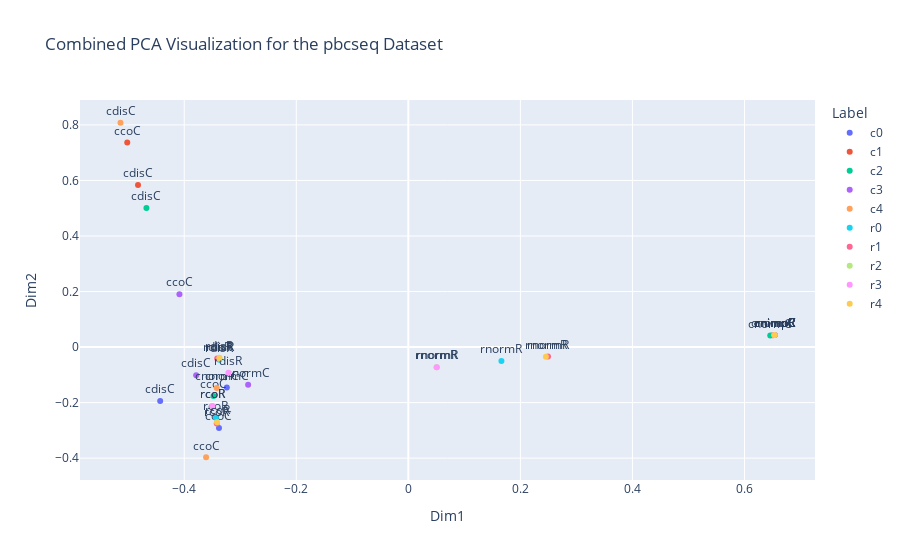

Notebook cell for this chart:
### Code cell
import json
import numpy as np
from sklearn.manifold import TSNE
import pandas as pd
import plotly.express as px
from sklearn.impute import SimpleImputer
import numpy as np
import pandas as pd
import matplotlib.pyplot as plt
from sklearn.decomposition import PCA
import json
from sklearn.impute import SimpleImputer
from collections import defaultdict
from collections import defaultdict
import json
import numpy as np
import pandas as pd
import plotly.express as px
from sklearn.impute import SimpleImputer
from sklearn.manifold import MDS
import plotly.express as px
from sklearn.impute import SimpleImputer
import numpy as np
import pandas as pd
import matplotlib.pyplot as plt
from sklearn.decomposition import PCA
import json
from sklearn.impute import SimpleImputer

# Load and process data for pc
file_path_pc = 'bestpipelines_mozilla_c.json'
with open(file_path_pc, 'r') as file:
    data_pc = json.load(file)


# Load and process data for pr
file_path_pr = 'bestpipelines_mozilla_r.json'
with open(file_path_pr, 'r') as file:
    data_pr = json.load(file)
    

def get_index_order_map(data, type):
    def sort_indices_by_value_r(arr):
        # Enumerate the array: [(index, value), ...]
        """
        indexed_arr = enumerate(arr)

        # Sort the enumerated array based on the value
        sorted_arr = sorted(indexed_arr, key=lambda x: x[1], reverse=True)

        r_abbr_index_mapping = {
        "normR" : 0,
        "coR" : 1,
        "disR" : 2
        }
        index_r_abbr_mapping = {value: key for key, value in r_abbr_index_mapping.items()}


    

        # Extract the indices from the sorted array
        indices = [index_r_abbr_mapping[index] for index, value in sorted_arr]

        return indices
        
        """

        maxval = arr[0]
        maxindex = 0

        for i, val in enumerate(arr):
            if val > maxval:
                maxval = val
                maxindex = i
        return maxindex
        

    def sort_indices_by_value_c(arr):
        # Enumerate the array: [(index, value), ...]
        """
        indexed_arr = enumerate(arr)

        # Sort the enumerated array based on the value
        sorted_arr = sorted(indexed_arr, key=lambda x: x[1], reverse=True)

        c_abbr_index_mapping = {
        "normC" : 0,
        "coC" : 1,
        "disC" : 2
        }
        index_c_abbr_mapping = {value: key for key, value in c_abbr_index_mapping.items()}


    

        # Extract the indices from the sorted array
        indices = [index_c_abbr_mapping[index] for index, value in sorted_arr]

        return indices
        """
        
    
        maxval = arr[0]
        maxindex = 0

        for i, val in enumerate(arr):
            if val > maxval:
                maxval = val
                maxindex = i
        return maxindex

    indexordermap = defaultdict(list)
    
    for i, arr in enumerate(data["alpha"]):
        
        for subarr in arr:
            if type == "r":
                indexordermap[i].append(sort_indices_by_value_r(subarr))
            else:
               
                indexordermap[i].append(sort_indices_by_value_c(subarr))
    return indexordermap




import json
import numpy as np
from sklearn.manifold import TSNE
import pandas as pd
import plotly.express as px
from sklearn.impute import SimpleImputer
import numpy as np
import pandas as pd
import matplotlib.pyplot as plt
from sklearn.decomposition import PCA
import json
from sklearn.impute import SimpleImputer
from collections import defaultdict

def flatten_list(nested_list):
    flattened = []
    for item in nested_list:
        if isinstance(item, list):
            flattened.extend(flatten_list(item))  # Recursively flatten the item if it is a list
        else:
            flattened.append(item)
    return flattened



def flatten_and_pad_list(nested_list, desired_length):
    flattened = []
    for item in nested_list:
        if isinstance(item, list):
            flattened.extend(item)
        else:
            flattened.append(item)
    
    # Pad the list if it's shorter than the desired length
    while len(flattened) < desired_length:
        flattened.append(0)
    
    return flattened

c_key_mapping = {
    "imputation.num_pc": "numerical imputation - classification",
    "imputation.cat_pc": "categorical imputation - classification",
    "nomralization.pc": "normalization - classification",  # Note: Check if 'nomralization.pc' is a typo. It might be 'normalization.pc'.
    "cleaning_outliers.pc": "cleaning outliers - classification",
    "discretization.pc": "discretization - classification",
    "pipeline.0.num_tf_prob_logits": "numerical imputation - classification",
    "pipeline.0.cat_tf_prob_logits": "categorical imputation - classification",
    "pipeline.1.tf_prob_logits": "normalization - classification",
    "pipeline.2.tf_prob_logits": "cleaning outliers - classification",
    "pipeline.3.tf_prob_logits": "discretization - classification"
   }

c_value_abbreviation_mapping = {
    "numerical imputation - classification": "nimpC",
    "categorical imputation - classification": "cimpC",
    "normalization - classification": "normC",
    "cleaning outliers - classification": "coC",
    "discretization - classification": "disC"
}


        
r_key_mapping = {
    "imputation.num_pc": "numerical imputation - regression",
    "imputation.cat_pc": "categorical imputation - regression",
    "nomralization.pc": "normalization - regression",  # Note: Check if 'nomralization.pc' is a typo. It might be 'normalization.pc'.
    "cleaning_outliers.pc": "cleaning outliers - regression",
    "discretization.pc": "discretization - regression",
    "pipeline.0.num_tf_prob_logits": "numerical imputation - regression",
    "pipeline.0.cat_tf_prob_logits": "categorical imputation - regression",
    "pipeline.1.tf_prob_logits": "normalization - regression",
    "pipeline.2.tf_prob_logits": "cleaning outliers - regression",
    "pipeline.3.tf_prob_logits": "discretization - regression"
}

r_value_abbreviation_mapping = {
    "numerical imputation - regression": "nimpR",
    "categorical imputation - regression": "cimpR",
    "normalization - regression": "normR",
    "cleaning outliers - regression": "coR",
    "discretization - regression": "disR"
}



def process_pc_data(data):
    processed_data = []
    labels = []
    point_labels = []  # New list for individual point labels
    max_length = 0
    
    # First pass to find the maximum length of sublist
    for transformations in data.values():
        for transformation in transformations:
            flat_transformation = flatten_and_pad_list(transformation, 0)  # '0' will be replaced later
            max_length = max(max_length, len(flat_transformation))
    
    # Second pass to flatten and pad data
    for transformations in data.values():
        for transformation in transformations:
            flat_transformation = flatten_and_pad_list(transformation, 0)  # '0' will be replaced later
            max_length = max(max_length, len(flat_transformation))

    
    labelarrmap = defaultdict(list)
    indexordermap = get_index_order_map(data, "c")
    # Second pass to flatten and pad data
    key_labels = []
    for key, values in data.items():
        i = 0
      
        if key == "alpha":
            continue
        for value in values:
            # Flatten the list and append
            flattened = flatten_and_pad_list(value, max_length)
            processed_data.append(flattened)
  
            if key in c_key_mapping:
                task = c_key_mapping[key]
                abreviation = c_value_abbreviation_mapping[task]
                point_labels.append("c" + str(i))
                currentorder = indexordermap[i]
                if abreviation in currentorder:
                    key_labels.append(abreviation + "_" + str(currentorder.index(abreviation)))
                    labelarrmap[str(i) + abreviation + "_" + str(currentorder.index(abreviation))].append(flattened)
                else:
                    key_labels.append("c" + abreviation)
         
            else:
                print("problem" + key)


            
            i += 1

    
    # Generate labels for each point
    # for i in range(len(processed_data)):
    #     point_labels.append(f"r{i+1}")

    return np.array(processed_data), point_labels, key_labels, labelarrmap, indexordermap


def process_pr_data(data):
    processed_data = []
    labels = []
    point_labels = []  # New list for individual point labels
    max_length = 0
    
    # First pass to find the maximum length of sublist
    for transformations in data.values():
        for transformation in transformations:
            flat_transformation = flatten_and_pad_list(transformation, 0)  # '0' will be replaced later
            max_length = max(max_length, len(flat_transformation))
    
    # Second pass to flatten and pad data
    for transformations in data.values():
        for transformation in transformations:
            flat_transformation = flatten_and_pad_list(transformation, 0)  # '0' will be replaced later
            max_length = max(max_length, len(flat_transformation))

    
    labelarrmap = {}
    indexordermap = get_index_order_map(data, "r")
    # Second pass to flatten and pad data
    key_labels = []
    for key, values in data.items():
        i = 0

        if key == "alpha":
            continue
        for value in values:
            # Flatten the list and append
            flattened = flatten_and_pad_list(value, max_length)
          
            processed_data.append(flattened)
            if key in r_key_mapping:
                task = r_key_mapping[key]
                abreviation = r_value_abbreviation_mapping[task]
                point_labels.append("r" + str(i))
                currentorder = indexordermap[i]
                if abreviation in currentorder:
                    key_labels.append(abreviation + "_" + str(currentorder.index(abreviation)))
                    labelarrmap[abreviation] = flattened
                else:
                    key_labels.append("r" + abreviation)
         
            else:
                print("problem" + key)


            
            i += 1

    
    # Generate labels for each point
    # for i in range(len(processed_data)):
    #     point_labels.append(f"r{i+1}")

    return np.array(processed_data), point_labels, key_labels, labelarrmap, indexordermap






X_pc, labels_pc, point_labels_pc, c_labelarrmap, c_indexordermap = process_pc_data(data_pc)
X_pr, labels_pr, point_labels_pr, r_labelarrmap, r_indexordermap = process_pr_data(data_pr)
print(r_labelarrmap)

X_combined = np.vstack((X_pc, X_pr))
labels_combined = labels_pc + labels_pr
point_labels_combined = point_labels_pc + point_labels_pr  # Combine point labels


# Combine both datasets
X_combined = np.vstack((X_pc, X_pr))
labels_combined = labels_pc + labels_pr
point_labels_combined = point_labels_pc + point_labels_pr  # Combine point labels

# Impute missing values if necessary
imputer = SimpleImputer(missing_values=np.nan, strategy='mean')
X_imputed = imputer.fit_transform(X_combined)

# Perform PCA
pca = PCA(n_components=2)
pca_results = pca.fit_transform(X_imputed)


# Create DataFrame including point labels
df_combined = pd.DataFrame(pca_results, columns=['Dim1', 'Dim2'])
df_combined['Label'] = labels_combined
df_combined['PointLabel'] = point_labels_combined  # Add point labels to DataFrame

# Visualize using Plotly with point labels
fig = px.scatter(df_combined, x='Dim1', y='Dim2', color='Label', text='PointLabel', title='Combined PCA Visualization for the pbcseq Dataset')
fig.update_traces(textposition='top center')
fig.show()

### Figure 1 — Plotly figure (JSON) as saved in the notebook; plotly's stock layout.template omitted (floating-point values rounded to 4 significant figures)
{"data": [{"hovertemplate": "Label=c0<br>Dim1=%{x}<br>Dim2=%{y}<br>PointLabel=%{text}<extra></extra>", "legendgroup": "c0", "marker": {"color": "#636efa", "symbol": "circle"}, "mode": "markers+text", "name": "c0", "orientation": "v", "showlegend": true, "text": ["cnimpC", "cnormC", "ccoC", "cdisC"], "textposition": "top center", "type": "scatter", "x": [0.6536, -0.324, -0.338, -0.4429], "xaxis": "x", "y": [0.04337, -0.1459, -0.291, -0.1941], "yaxis": "y"}, {"hovertemplate": "Label=c1<br>Dim1=%{x}<br>Dim2=%{y}<br>PointLabel=%{text}<extra></extra>", "legendgroup": "c1", "marker": {"color": "#EF553B", "symbol": "circle"}, "mode": "markers+text", "name": "c1", "orientation": "v", "showlegend": true, "text": ["cnimpC", "cnormC", "ccoC", "cdisC"], "textposition": "top center", "type": "scatter", "x": [0.6536, 0.6508, -0.5017, -0.4825], "xaxis": "x", "y": [0.04337, 0.04284, 0.7364, 0.5838], "yaxis": "y"}, {"hovertemplate": "Label=c2<br>Dim1=%{x}<br>Dim2=%{y}<br>PointLabel=%{text}<extra></extra>", "legendgroup": "c2", "marker": {"color": "#00cc96", "symbol": "circle"}, "mode": "markers+text", "name": "c2", "orientation": "v", "showlegend": true, "text": ["cnimpC", "cnormC", "ccoC", "cdisC"], "textposition": "top center", "type": "scatter", "x": [0.6536, 0.646, -0.3477, -0.4675], "xaxis": "x", "y": [0.04337, 0.04191, -0.1765, 0.5011], "yaxis": "y"}, {"hovertemplate": "Label=c3<br>Dim1=%{x}<br>Dim2=%{y}<br>PointLabel=%{text}<extra></extra>", "legendgroup": "c3", "marker": {"color": "#ab63fa", "symbol": "circle"}, "mode": "markers+text", "name": "c3", "orientation": "v", "showlegend": true, "text": ["cnimpC", "cnormC", "ccoC", "cdisC"], "textposition": "top center", "type": "scatter", "x": [0.6536, -0.2859, -0.4086, -0.3787], "xaxis": "x", "y": [0.04337, -0.1353, 0.1903, -0.1011], "yaxis": "y"}, {"hovertemplate": "Label=c4<br>Dim1=%{x}<br>Dim2=%{y}<br>PointLabel=%{text}<extra></extra>", "legendgroup": "c4", "marker": {"color": "#FFA15A", "symbol": "circle"}, "mode": "markers+text", "name": "c4", "orientation": "v", "showlegend": true, "text": ["cnimpC", "cnormC", "ccoC", "cdisC"], "textposition": "top center", "type": "scatter", "x": [0.6536, -0.342, -0.361, -0.5138], "xaxis": "x", "y": [0.04337, -0.1478, -0.3968, 0.8077], "yaxis": "y"}, {"hovertemplate": "Label=r0<br>Dim1=%{x}<br>Dim2=%{y}<br>PointLabel=%{text}<extra></extra>", "legendgroup": "r0", "marker": {"color": "#19d3f3", "symbol": "circle"}, "mode": "markers+text", "name": "r0", "orientation": "v", "showlegend": true, "text": ["rnimpR", "rnormR", "rcoR", "rdisR"], "textposition": "top center", "type": "scatter", "x": [0.6536, 0.1662, -0.3436, -0.3373], "xaxis": "x", "y": [0.04337, -0.0502, -0.2548, -0.04569], "yaxis": "y"}, {"hovertemplate": "Label=r1<br>Dim1=%{x}<br>Dim2=%{y}<br>PointLabel=%{text}<extra></extra>", "legendgroup": "r1", "marker": {"color": "#FF6692", "symbol": "circle"}, "mode": "markers+text", "name": "r1", "orientation": "v", "showlegend": true, "text": ["rnimpR", "rnormR", "rcoR", "rdisR"], "textposition": "top center", "type": "scatter", "x": [0.6536, 0.2494, -0.342, -0.3412], "xaxis": "x", "y": [0.04337, -0.03431, -0.2755, -0.04097], "yaxis": "y"}, {"hovertemplate": "Label=r2<br>Dim1=%{x}<br>Dim2=%{y}<br>PointLabel=%{text}<extra></extra>", "legendgroup": "r2", "marker": {"color": "#B6E880", "symbol": "circle"}, "mode": "markers+text", "name": "r2", "orientation": "v", "showlegend": true, "text": ["rnimpR", "rnormR", "rcoR", "rdisR"], "textposition": "top center", "type": "scatter", "x": [0.6536, 0.05015, -0.3499, -0.3369], "xaxis": "x", "y": [0.04337, -0.07258, -0.2121, -0.04202], "yaxis": "y"}, {"hovertemplate": "Label=r3<br>Dim1=%{x}<br>Dim2=%{y}<br>PointLabel=%{text}<extra></extra>", "legendgroup": "r3", "marker": {"color": "#FF97FF", "symbol": "circle"}, "mode": "markers+text", "name": "r3", "orientation": "v", "showlegend": true, "text": ["rnimpR", "rnormR", "rcoR", "rdisR"], "textposition": "top center", "type": "scatter", "x": [0.6536, 0.051, -0.3499, -0.3211], "xaxis": "x", "y": [0.04337, -0.07242, -0.2123, -0.09275], "yaxis": "y"}, {"hovertemplate": "Label=r4<br>Dim1=%{x}<br>Dim2=%{y}<br>PointLabel=%{text}<extra></extra>", "legendgroup": "r4", "marker": {"color": "#FECB52", "symbol": "circle"}, "mode": "markers+text", "name": "r4", "orientation": "v", "showlegend": true, "text": ["rnimpR", "rnormR", "rcoR", "rdisR"], "textposition": "top center", "type": "scatter", "x": [0.6536, 0.2455, -0.3415, -0.3371], "xaxis": "x", "y": [0.04337, -0.03503, -0.2703, -0.03833], "yaxis": "y"}], "layout": {"legend": {"title": {"text": "Label"}, "tracegroupgap": 0}, "title": {"text": "Combined PCA Visualization for the pbcseq Dataset"}, "xaxis": {"anchor": "y", "domain": [0, 1], "title": {"text": "Dim1"}}, "yaxis": {"anchor": "x", "domain": [0, 1], "title": {"text": "Dim2"}}}}
